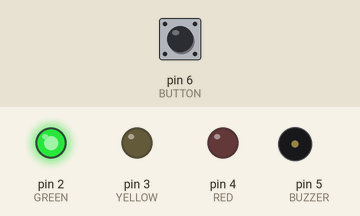
Bench run of a program on a simulated Arduino Uno, built with avr-gcc and run on an emulated ATmega328P. On the bench: output pins drawn as LEDs (lit = HIGH), buzzer (waves = sounding). The test bench sets the inputs (shaded band); at power-on: pin 6 (BUTTON) HIGH.

Above: at 1.2 s.
1.3 s: pin 6 (BUTTON) pulled LOW for 0.15 s
At 3.0 s:
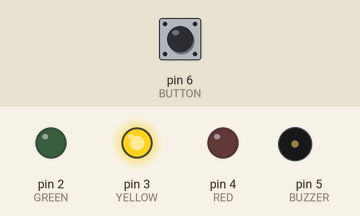
At 6.7 s:
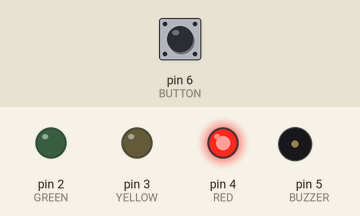
Timing chart, 0 to 15.0 s (numbered marks = the images above; inputs shaded):
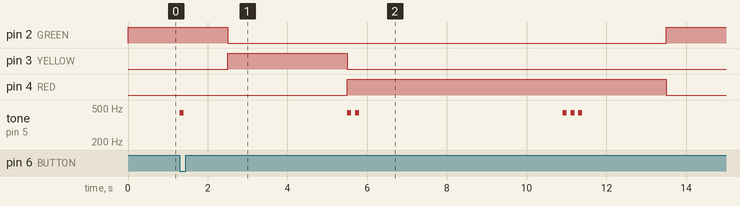

Measured:
- after the input at 1.3 s, pin 2 (GREEN): HIGH → LOW after 1.2 s, → HIGH 11.0 s later; pin 3 (YELLOW): LOW → HIGH after 1.2 s, → LOW 3.0 s later

The program:

main.cpp
```cpp
#include <Arduino.h>
#include <lib.h>

void setup() {
    pinMode(GREEN, OUTPUT);
    pinMode(YELLOW, OUTPUT);
    pinMode(RED, OUTPUT);
    pinMode(BUZZER, OUTPUT);
    // assumes the button connects to GND when pressed
    pinMode(BUTTON, INPUT_PULLUP);
}

void loop() {
    digitalWrite(RED, LOW);
    digitalWrite(YELLOW, LOW);
    digitalWrite(GREEN, HIGH);
    waitForButton();
    beep();
    delay(1000);
    digitalWrite(GREEN, LOW);
    digitalWrite(YELLOW, HIGH);
    delay(3000);
    digitalWrite(YELLOW, LOW);
    digitalWrite(RED, HIGH);
    beep(2);
    delay(5000);
    beep(3);
    delay(2000);
    digitalWrite(YELLOW, HIGH);
}
```

lib.h
```cpp
//
// Created by Gabriel Augendre on 27/04/2021.
//

#ifndef TOY_PROJECTS_LIB_H
#define TOY_PROJECTS_LIB_H

#define GREEN 2
#define YELLOW 3
#define RED 4
#define BUZZER 5
#define BUTTON 6
#define BUZZ_DURATION 100
#define BUZZ_FREQUENCY 440

/**
 * Block until the button is pressed.
 */
void waitForButton();

/**
 * Make the buzzer beep n times.
 * @param n number of times the buzzer should beep.
 */
void beep(int n);

/**
 * Make the buzzer beep once.
 * See `beep(int)` for more control.
 */
void beep();

#endif //TOY_PROJECTS_LIB_H
```

lib.cpp
```cpp
//
// Created by Gabriel Augendre on 27/04/2021.
//

#include <lib.h>
#include <Arduino.h>

void waitForButton() {
    while (digitalRead(BUTTON) == HIGH) {}
}

void beep(int n) {
    for (int i = 0; i < n; i++) {
        tone(BUZZER, BUZZ_FREQUENCY, BUZZ_DURATION);
        delay(BUZZ_DURATION * 2);
    }
}

void beep() {
    beep(1);
}
```
